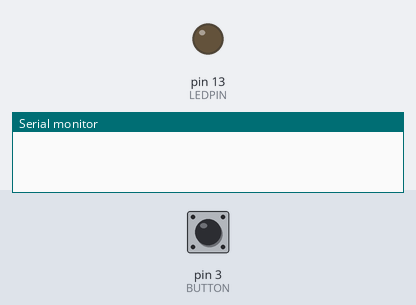
Bench run of a sketch on a simulated Arduino Uno, built with avr-gcc and run on an emulated ATmega328P. Shown: output pins drawn as LEDs (lit = HIGH), the last lines printed to the serial monitor. The inputs (shaded band) are chosen by the test bench; at power-on: pin 3 (BUTTON) HIGH.

Above: at 1.2 s.
1.3 s: pin 3 (BUTTON) pulled LOW for 0.15 s
At 2.6 s:
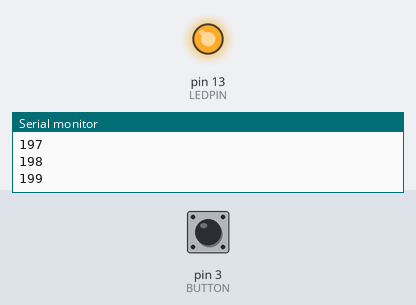
2.9 s: pin 3 (BUTTON) pulled LOW for 1 s
At 5.1 s:
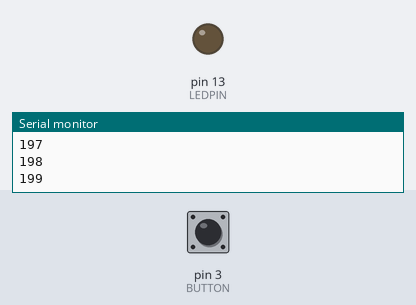
5.4 s: pin 3 (BUTTON) pulled LOW for 3.2 s
At 10.0 s:
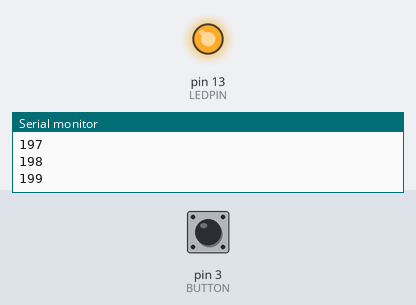
Timing chart, 0 to 11.5 s (numbered marks = the images above; inputs shaded):
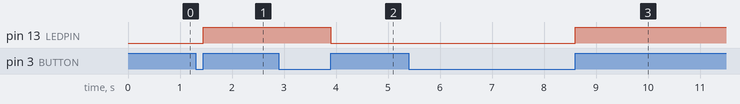

Measured:
- after the input at 1.3 s, pin 13 (LEDPIN): LOW → HIGH after 0.15 s
- after the input at 2.9 s, pin 13 (LEDPIN): HIGH → LOW after 1.0 s
- after the input at 5.4 s, pin 13 (LEDPIN): LOW → HIGH after 3.2 s

The sketch:

sketch.ino
```cpp
#define LEDPIN 13
#define BUTTON 3

volatile boolean actionState = LOW;

/**
 * Инициализация
 *
 * Добавляем режим работы для кнопки
 * В качестве методы прерывания исползьуется lightBlinking
 */
void setup() {
    Serial.begin(9600);
    pinMode(LEDPIN, OUTPUT);
    pinMode(BUTTON, INPUT_PULLUP);
    attachInterrupt(1, lightBlinking, RISING);
}

/*
* Метод для мигания светодиода
*/
void lightBlinking() {

    ledVarChange();
    waitMicros();

}

/*
* Изменяет значение на светодиоде
*/
static void ledVarChange() {
    actionState = !actionState;
    digitalWrite(LEDPIN, actionState);
}

/*
* Метод для избежания дрезбезга контактов
*/
void waitMicros() {
    for (int i = 0; i < 200; i++) {

        unsigned int microsTimerBuffer = micros();

        Serial.println(i);

        boolean exitState = true;
        while (exitState) {
            if (micros() - microsTimerBuffer > 50000) {
                exitState = false;
            }
        }
    }
}

void loop() {}
```
